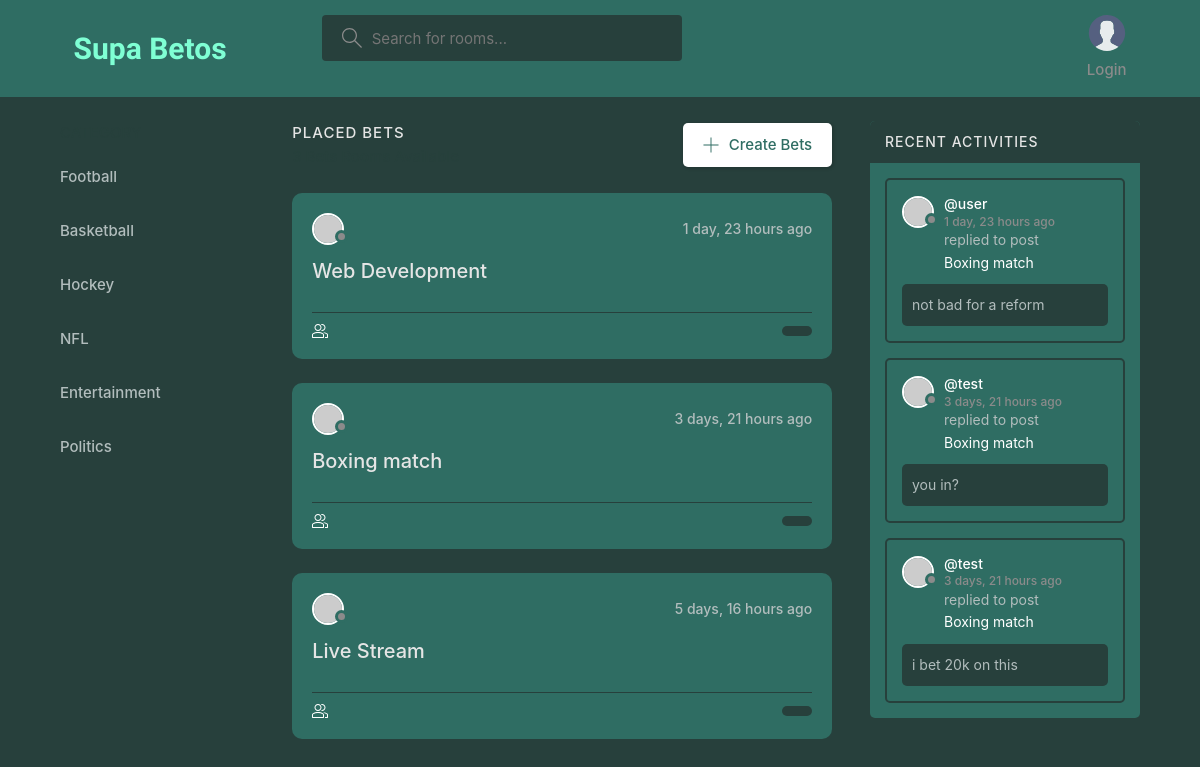
The app's page /entertainment/ with its own data.
### api/models.py (models this page shows, shortened)
class Room(models.Model):
    host = models.ForeignKey(User, on_delete=models.SET_NULL, null=True)
    topic = models.ForeignKey(Topic, on_delete=models.SET_NULL, null=True, blank=True)
    name = models.CharField(max_length=50)
    description = models.TextField(null=True, blank=True)
    participants = models.ManyToManyField(
        User, related_name='participants', blank=True)
    updated = models.DateTimeField(auto_now=True)
    created = models.DateTimeField(auto_now_add=True)
    class Meta:
        ordering = ['-updated', '-created']
    def __str__(self):
        return self.name

class Message(models.Model):
    user = models.ForeignKey(User, on_delete=models.CASCADE)
    room = models.ForeignKey(Room, on_delete=models.CASCADE)
    body = models.TextField()
    updated = models.DateTimeField(auto_now=True)
    created = models.DateTimeField(auto_now_add=True)
    class Meta:
        ordering = ['-updated', '-created']

### api/views.py (the view)
# urls.py: path('entertainment/', views.entertainment, name='entertainment'),
def entertainment(request):
    q = request.GET.get('q') if request.GET.get('q') != None else ''
    rooms = Room.objects.filter(Q(topic__name__icontains=q) |
                                Q(name__icontains=q) |
                                Q(description__icontains=q)
                                )
    topics = Topic.objects.all()[0:5]
    room_count = rooms.count()
    room_message = Message.objects.filter(
        Q(room__name__icontains=q)).order_by('-created')[:3]
    context = {'rooms': rooms, 'topics': topics,
               'room_count': room_count, 'room_message': room_message}
    return render(request, 'base/entertainment.html', context)

### api/templates/base/entertainment.html (shortened to what this page needs)
{% extends 'main.html' %} {% block content %}
<main class="layout layout--3">
  <div class="container">
    {% include 'base/topic_component.html' %}
    <div class="roomList">
      <div class="roomList__header">
        <div>
          <h2>Placed Bets</h2>
          <p>{{room_count}} Bets Rooms Available</p>
        </div>
        <a class="btn btn--main" href="{% url 'create-room' %}">
          <svg
            version="1.1"
            xmlns="http://www.w3.org/2000/svg"
            width="32"
            height="32"
            viewBox="0 0 32 32"
          >
            <title>add</title>
            <path
              d="M16.943 0.943h-1.885v14.115h-14.115v1.885h14.115v14.115h1.885v-14.115h14.115v-1.885h-14.115v-14.115z"
            ></path>
          </svg>
          Create Bets
        </a>
      </div>
      {% include 'base/feed_component.html' %}
    </div>
    <div>{% include 'base/activity_component.html' %}</div>
  </div>
</main>
{% endblock content %}

### api/templates/base/feed_component.html (shortened to what this page needs)
{% block content %}
{% for room in rooms %}
<div class="roomListRoom">
    <div class="roomListRoom__header">
      <a href="{% url 'user-profile' room.host.id %}" class="roomListRoom__author">
        <div class="avatar avatar--small">
          <img src="https://randomuser.me/api/portraits/women/11.jpg" />
        </div>
      </a>
      <div class="roomListRoom__actions">
        <span>{{room.created|timesince}} ago</span>
      </div>
    </div>
    <div class="roomListRoom__content">
      <a href="{% url 'room' room.id %}">{{room.name}}</a>
    </div>
    <div class="roomListRoom__meta">
      <a href='{% url "room" room.id %}' class="roomListRoom__joined">
      </a>
      <p class="roomListRoom__topic">{{room.topic.name}}</p>
    </div>
  </div>
  {% endfor %}
{% endblock %}

### api/templates/base/activity_component.html (shortened to what this page needs)
{% block content %}
<div class="activities">
  <div class="activities__header">
    <h2>Recent Activities</h2>
  </div>
  {% for message in room_message %}
  <div class="activities__box">
    <div class="activities__boxHeader roomListRoom__header">
      <a href="{% url 'user-profile' message.user.id  %}"
        class="roomListRoom__author">
        <div class="avatar avatar--small">
          <img src="https://randomuser.me/api/portraits/women/11.jpg" />
        </div>
        <p>
          @{{message.user}}
          <span>{{message.created|timesince}} ago</span>
        </p>
      </a>
    </div>
    <div class="activities__boxContent">
      <p>
        replied to post
        <a href="{% url 'room' message.room.id %}">{{message.room}}</a>
      </p>
      <div class="activities__boxRoomContent">{{message.body}}</div>
    </div>
  </div>
  {% endfor %}
</div>
{% endblock %}

### static/styles/index.css (style rules this page uses)
:root { --color-main: #FFFFFF; --color-main-light: #e1f6fb; --color-dark: #2f6d63; --color-dark-medium: #27403C; --color-dark-light: #27403C; --color-light: #e5e5e5; --color-gray: #8b8b8b; --color-light-gray: #b2bdbd; --color-bg: #27403C; --color-success: #5dd693; --color-error: #fc4b0b; }
* { font-family: "DM Sans", -apple-system, BlinkMacSystemFont, "Segoe UI", Roboto, Oxygen, Ubuntu, Cantarell, "Open Sans", "Helvetica Neue", sans-serif; margin: 0; padding: 0; box-sizing: border-box; text-rendering: optimizeLegibility; font-size: inherit; }
html { font-size: 56.25%; }
@media only screen and (min-width: 1200px) { html { font-size: 62.5%; } }
body { line-height: 1.6; font-weight: 400; font-size: 1.5rem; color: var(--color-light-gray); background-color: var(--color-bg); min-height: 100vh; }
img { width: 100%; }
a { display: inline-block; color: var(--color-main); text-decoration: none; }
.container { max-width: 120rem; width: 90%; margin: auto; }
.btn { background-color: transparent; border: none; display: inline-flex; align-items: center; gap: 1rem; cursor: pointer; transition: all ease-in-out 0.3s; padding: 1rem 2rem; border-radius: 5px; box-shadow: 1px 1px 3px 1px rgba(0, 0, 0, 0.15); font-weight: 500; }
.btn--main { background-color: var(--color-main); color: var(--color-dark); }
.btn > svg { fill: currentColor; width: 1.6rem; height: 1.6rem; }
.avatar { position: relative; display: inline-block; border-radius: 50%; border: 2px solid var(--color-main); }
.avatar img { display: block; border-radius: 50%; object-fit: cover; object-position: center; }
.avatar::after { content: ""; display: block; position: absolute; background-color: var(--color-gray); z-index: 111; border-radius: 50%; border: 0.3rem solid var(--color-dark); }
.avatar.avatar--small img { width: 2.8rem; height: 2.8rem; }
.avatar.avatar--small:after { width: 0.7rem; height: 0.7rem; bottom: 0px; right: -6px; }
.layout { margin-top: 2.4rem; }
.layout > .container { display: flex; justify-content: space-between; align-items: flex-start; }
.layout--3 > .container > div:nth-child(2) { flex-basis: 50%; }
.layout--3 > .container > div:last-child { flex-basis: 25%; }
.roomList__header { display: flex; justify-content: space-between; align-items: center; margin-bottom: 2.4rem; }
.roomList__header h2 { text-transform: uppercase; font-weight: 500; color: var(--color-light); letter-spacing: 1px; }
.roomList__header p { font-weight: 500; color: var(--color-dark-light); }
.roomListRoom { margin-bottom: 2.4rem; background-color: var(--color-dark); border-radius: 1rem; padding: 2rem; }
.roomListRoom__header { display: flex; justify-content: space-between; align-items: center; }
.roomListRoom__author { font-weight: 500; display: flex; align-items: center; gap: 1rem; }
.roomListRoom__actions { display: flex; align-items: flex-start; gap: 1rem; position: relative; }
.roomListRoom__actions span { font-size: 1.4rem; font-weight: 500; }
.roomListRoom__content { margin: 1rem 0; }
.roomListRoom__content a { font-size: 2rem; font-weight: 500; margin-bottom: 1.5rem; color: var(--color-light); transition: all 0.3s ease-in-out; }
.roomListRoom__meta { border-top: 1px solid var(--color-dark-medium); padding-top: 1rem; display: flex; align-items: center; justify-content: space-between; }
.roomListRoom__joined { color: var(--color-light-gray); display: flex; align-items: center; gap: 1rem; font-size: 1.4rem; font-weight: 500; }
.roomListRoom__joined svg { fill: var(--color-main); width: 1.6rem; height: 1.6rem; }
.roomListRoom__topic { padding: 5px 1.5rem; background-color: var(--color-dark-medium); border-radius: 5rem; font-weight: 500; font-size: 1.3rem; }
.activities { background: var(--color-dark); border-radius: 5px; overflow: hidden; }
.activities__header h2 { background-color: var(--color-dark-light); text-transform: uppercase; font-weight: 500; padding: 1rem 1.5rem; color: var(--color-light); letter-spacing: 1px; font-size: 1.4rem; }
.activities__box { margin: 1.5rem; padding: 1.5rem; border: 2px solid var(--color-dark-medium); border-radius: 5px; }
.activities__boxHeader p { font-size: 1.4rem; line-height: 1.3; }
.activities__boxHeader p span { color: var(--color-gray); font-size: 1.2rem; display: block; }
.activities__boxContent { margin-left: 4.2rem; }
.activities__boxContent { font-size: 1.4rem; }
.activities__boxRoomContent { background: var(--color-bg); padding: 1rem; border-radius: 5px; margin-top: 1rem; margin-left: -4.2rem; }

### records on screen
Room: created "1 day, 23 hours", name "Web Development"
Room: created "3 days, 21 hours", name "Boxing match"
Room: created "5 days, 16 hours", name "Live Stream"
Message: user "user", created "1 day, 23 hours", room "Boxing match", body "not bad for a reform"
Message: user "test", created "3 days, 21 hours", room "Boxing match", body "you in?"
Message: user "test", created "3 days, 21 hours", room "Boxing match", body "i bet 20k on this"
